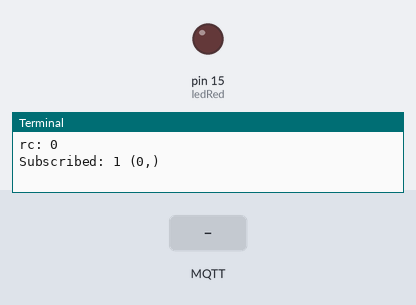
A program run on a simulated Raspberry Pi (header pin numbers). Parts: output pins drawn as LEDs (lit = HIGH), the last lines printed to the terminal. The test bench sets the inputs (shaded band). No MQTT or app messages arrive unless stated.

Above: at 1.3 s.
1.4 s: MQTT message "on" arrives on the first subscribed topic
At 1.8 s:
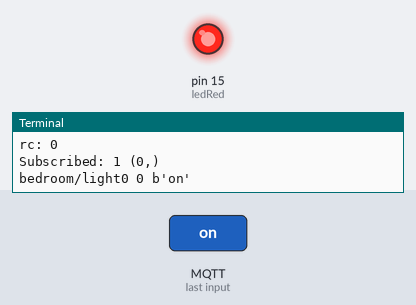
2.9 s: MQTT message "off" arrives on the first subscribed topic
At 4.2 s:
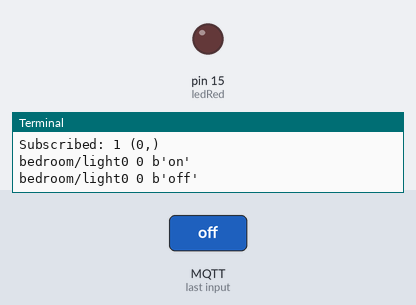
Timing chart, 0 to 5.9 s (numbered marks = the images above; inputs shaded):
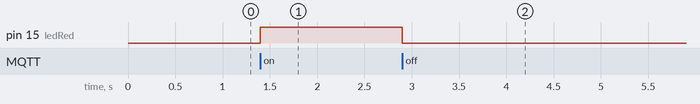

The program:

mqtt-test.py
```python
from led import LED
import paho.mqtt.client as mqtt

ledRed = LED(15, "Red")

PI_IP = "localhost"
topic = "bedroom/light0"

def on_connect(mqttc, obj, flags, rc):
    print("rc: " + str(rc))


def on_message(mqttc, obj, msg):
    print(msg.topic + " " + str(msg.qos) + " " + str(msg.payload))

    msg_str = msg.payload.decode("utf-8")

    if msg_str == "on":
        ledRed.turn_on()
    elif msg_str == "off":
        ledRed.turn_off()
    else:
        print("Unkown payload: " + msg.payload)


def on_publish(mqttc, obj, mid):
    print("mid: " + str(mid))


def on_subscribe(mqttc, obj, mid, granted_qos):
    print("Subscribed: " + str(mid) + " " + str(granted_qos))


def on_log(mqttc, obj, level, string):
    print(string)


# If you want to use a specific client id, use
# mqttc = mqtt.Client("client-id")
# but note that the client id must be unique on the broker. Leaving the client
# id parameter empty will generate a random id for you.
mqttc = mqtt.Client()
mqttc.on_message = on_message
mqttc.on_connect = on_connect
mqttc.on_publish = on_publish
mqttc.on_subscribe = on_subscribe
# Uncomment to enable debug messages
# mqttc.on_log = on_log
mqttc.connect(PI_IP, 1883, 60)
mqttc.subscribe(topic, 0)

mqttc.loop_forever()
```

led.py
```python
import time
import RPi.GPIO as GPIO
GPIO.setwarnings(False) # Ignore warning for now
GPIO.setmode(GPIO.BOARD) # Use physical pin numberi$

class LED():
 def __init__(self, pin, name="unknown"):
  GPIO.setup(pin, GPIO.OUT)
  self.pin = pin
  self.name = name
  GPIO.output(self.pin, GPIO.LOW)
  self.previous_state = GPIO.LOW

 def turn_on(self):
  GPIO.output(self.pin, GPIO.HIGH)
  self.previous_state = GPIO.HIGH

 def turn_off(self):
  GPIO.output(self.pin, GPIO.LOW)
  GPIO.previous_state = GPIO.LOW

 def blink(self, speed, times):
  interval = speed / 2
  start = time.time()

  for i in range(times):
   self.turn_on()
   time.sleep(interval)
   self.turn_off()
   time.sleep(interval)

 def toggle(self):
  if self.previous_state == GPIO.LOW:
   GPIO.output(self.pin, GPIO.HIGH)
   self.previous_state = GPIO.HIGH
  else:
   GPIO.output(self.pin, GPIO.LOW)
   self.previous_state = GPIO.LOW
```

Measured:
- after the input at 1.4 s, pin 15 (ledRed): LOW → HIGH at once
- after the input at 2.9 s, pin 15 (ledRed): HIGH → LOW at once
